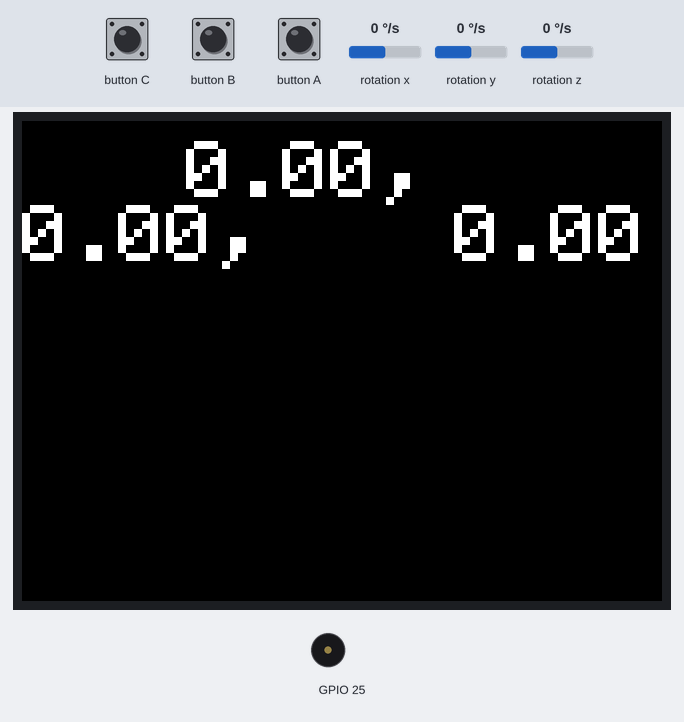
The sketch below on a simulated ESP32. Shown: 320×240 colour display, buzzer (waves = sounding). The inputs (shaded band) are chosen by the test bench; at power-on: rotation x 0 °/s, rotation y 0 °/s, rotation z 0 °/s. What the sketch prints to the serial monitor is not drawn.

Above: at 1.3 s.
1.4 s: rotation x set to -192 °/s
At 2.7 s:
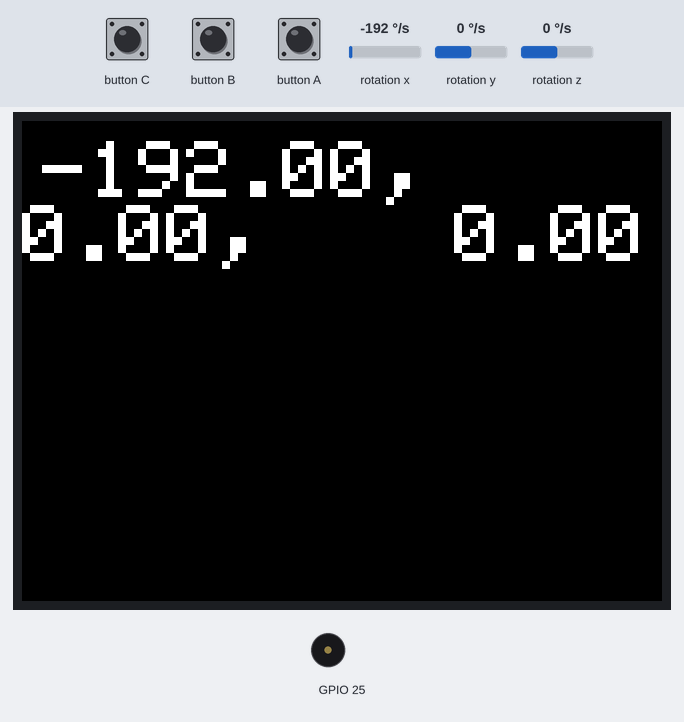
3.0 s: rotation y set to -192 °/s
At 3.9 s:
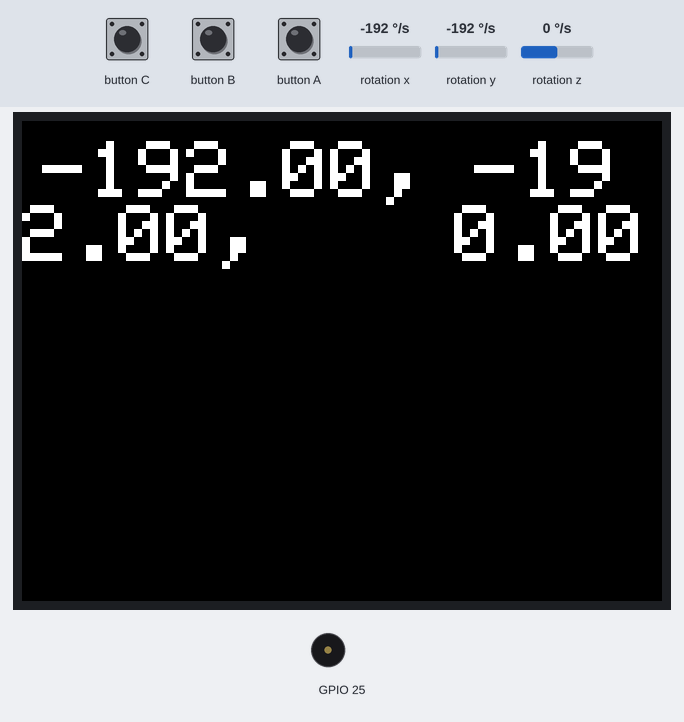
4.5 s: rotation z set to -192 °/s
At 5.0 s:
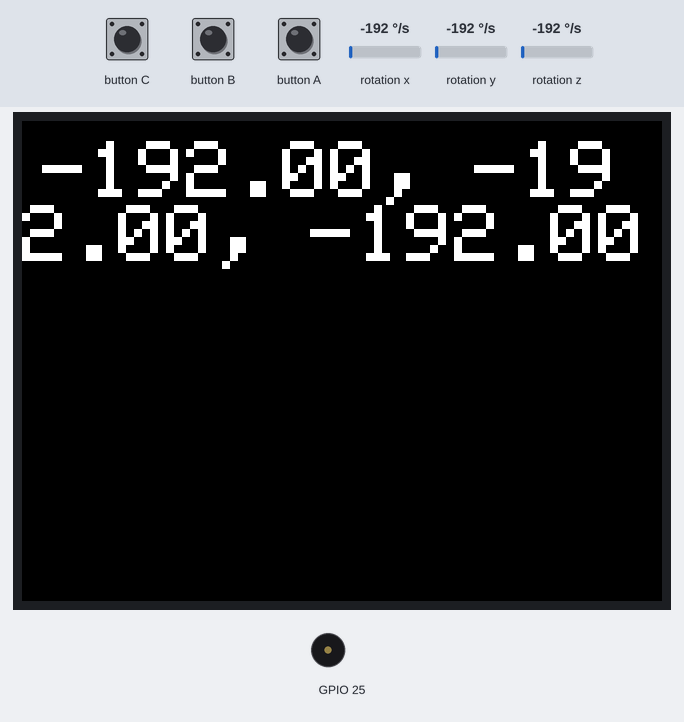
6.0 s: rotation x set to 0 °/s
At 7.3 s:
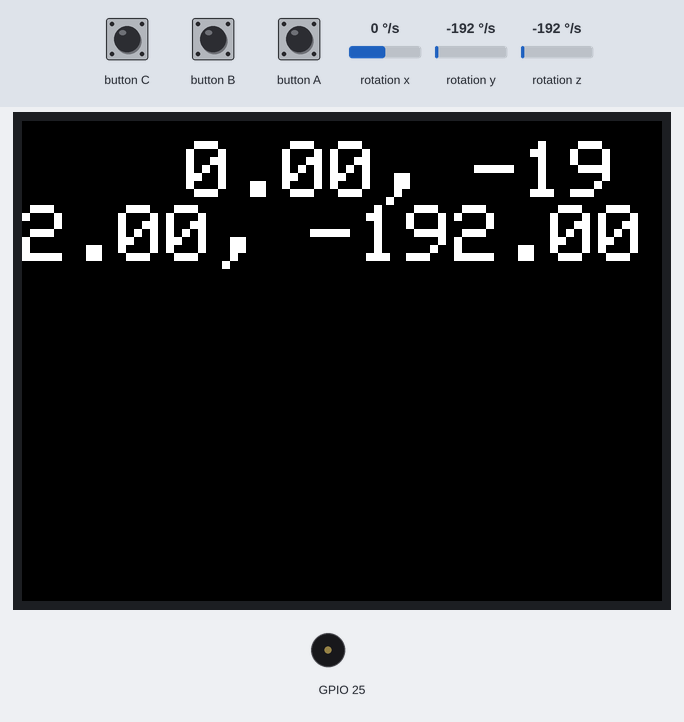
9.0 s: rotation y set to 0 °/s
At 11.1 s:
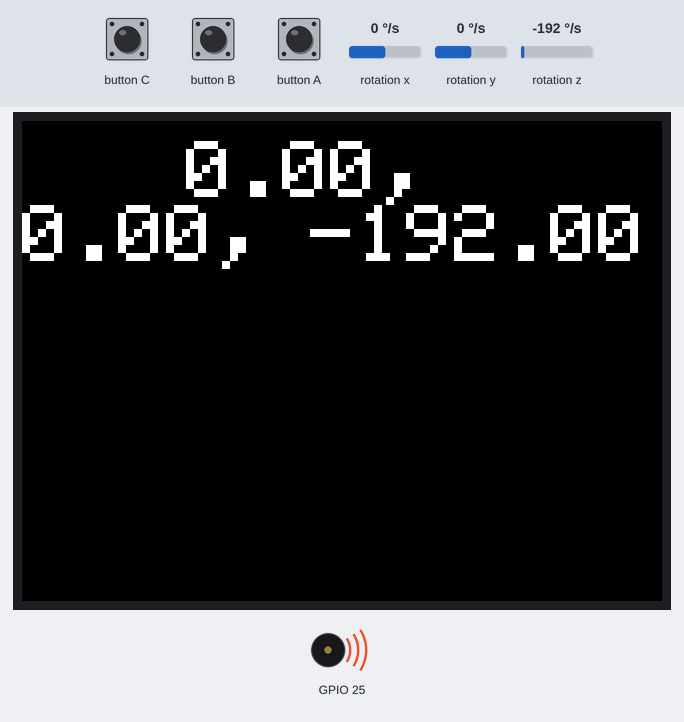
11.7 s: button A pressed for 0.15 s
At 13.3 s:
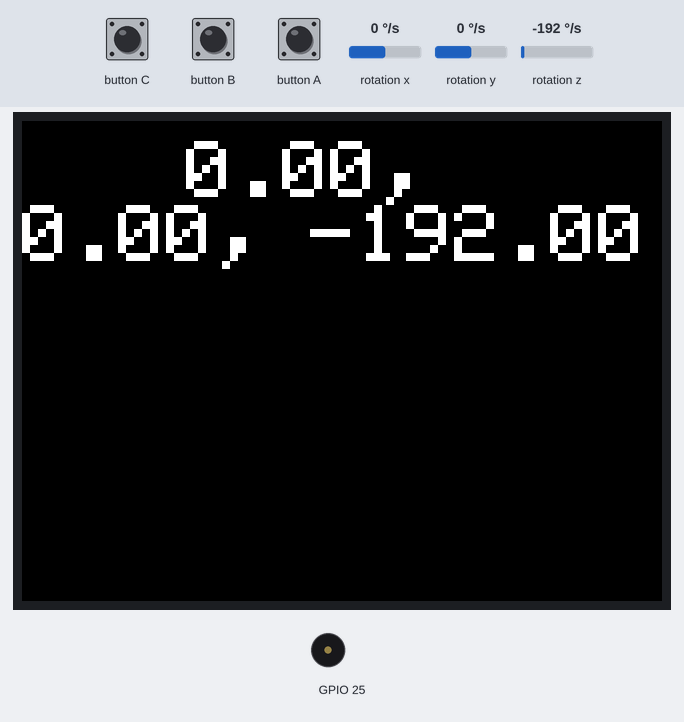
Timing chart, 0 to 23.5 s (numbered marks = the images above; inputs shaded):
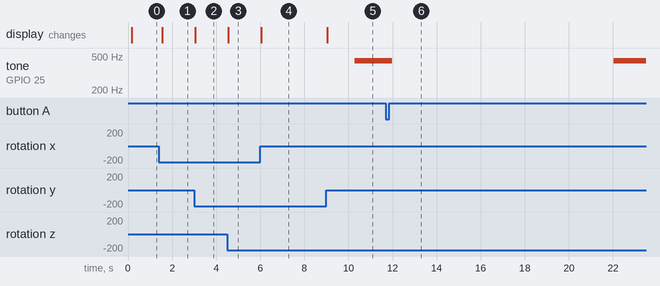

Measured:
- after the input at 1.4 s, the display: changes after 0.15 s (image 1)
- after the input at 3.0 s, the display: changes after 0.05 s (image 2)
- after the input at 4.5 s, the display: changes after 0.05 s (image 3)
- after the input at 6.0 s, the display: changes after 0.05 s (image 4)
- after the input at 9.0 s, the display: changes after 0.05 s (image 5)
- after the input at 11.7 s, tone on GPIO 25: 440 Hz → silent after 0.30 s, → 440 Hz 10.0 s later

The sketch:

GyroSensor_Sec.ino
```cpp
// https://logikara.blog/3_axis_monitor/
// 振動センサのデータをシリアル出力するプログラム。ArduinoIDEのシリアルプロッタでグラフとして確認します。※液晶表示は何も表示されません。
//#define M5STACK_MPU6886     // ヘッダーファイルをincludeする前に、IMUモジュールを#defineしておく
#include <M5Unified.h>   // ヘッダーファイル　※AtomMatrixは <M5Atom.h> ／ CPlusは <M5StickCPlus.h> ／ GRAYは <M5Stack.h>
//#include <M5Core2.h>
// 変数宣言
float gyroX, gyroY, gyroZ;  // 角速度格納用

unsigned long millisec;
unsigned long now_millisec;

int volume = 128;
bool sound_mode = false;

float first_gyroX, first_gyroY, first_gyroZ;
int first_num = 0;

// 初期設定 ----------------------------------------------------------
void setup(){
  auto config = M5.config();
  M5.begin(config);// M5Coreの初期化
  M5.Speaker.begin();
  Serial.begin(9600); // シリアル出力初期化
  M5.Imu.begin();                      // 6軸センサ初期化
  //M5.Imu.getAccel(m5::imu_fsr_t::AFS_8G);  // 加速度センサースケール初期値設定 ±8G(2,4,8,16) ※GRAYは「setAccelFsr」（先頭のsが小文字）
}
// メイン処理 --------------------------------------------------------
void loop() {
  M5.update();  // ボタン状態更新

  M5.Imu.getGyroData(&gyroX, &gyroY, &gyroZ);    // 姿勢角データ取得

  if(first_num == 0){
    first_gyroX = gyroX;
    first_gyroY = gyroY;
    first_gyroZ = gyroZ;

    first_num = 1;
  }

  Serial.println("gyroX, gyroY, gyroZ"); // 姿勢角
  Serial.printf("%7.2f, %7.2f, %7.2f\n", gyroX, gyroY, gyroZ);   // 姿勢角

  M5.Lcd.setTextSize(4);
  M5.Lcd.setCursor(10, 10);
  M5.Lcd.printf("%7.2f, %7.2f, %7.2f\n", gyroX, gyroY, gyroZ);

  if(gyroX <= first_gyroX + 50 && gyroX >= first_gyroX - 50 || gyroY <= first_gyroY + 50 && gyroY >= first_gyroY - 50 || gyroZ <= first_gyroZ + 50 && gyroZ >= first_gyroZ - 50){
    now_millisec = millis();

    if(millisec == 0){
      millisec = millis();
    }
    else if(now_millisec - millisec >= 10000){
      sound_mode = true;
    }
  }

  if(sound_mode == true){
    M5.Speaker.setVolume(volume);
    M5.Speaker.tone(440,200);
  }

  if(M5.BtnA.wasPressed()){
    if(sound_mode == true){
      sound_mode = false;
      millisec = 0;
      first_num = 0;
    }
  }

  delay(100);
}
```
